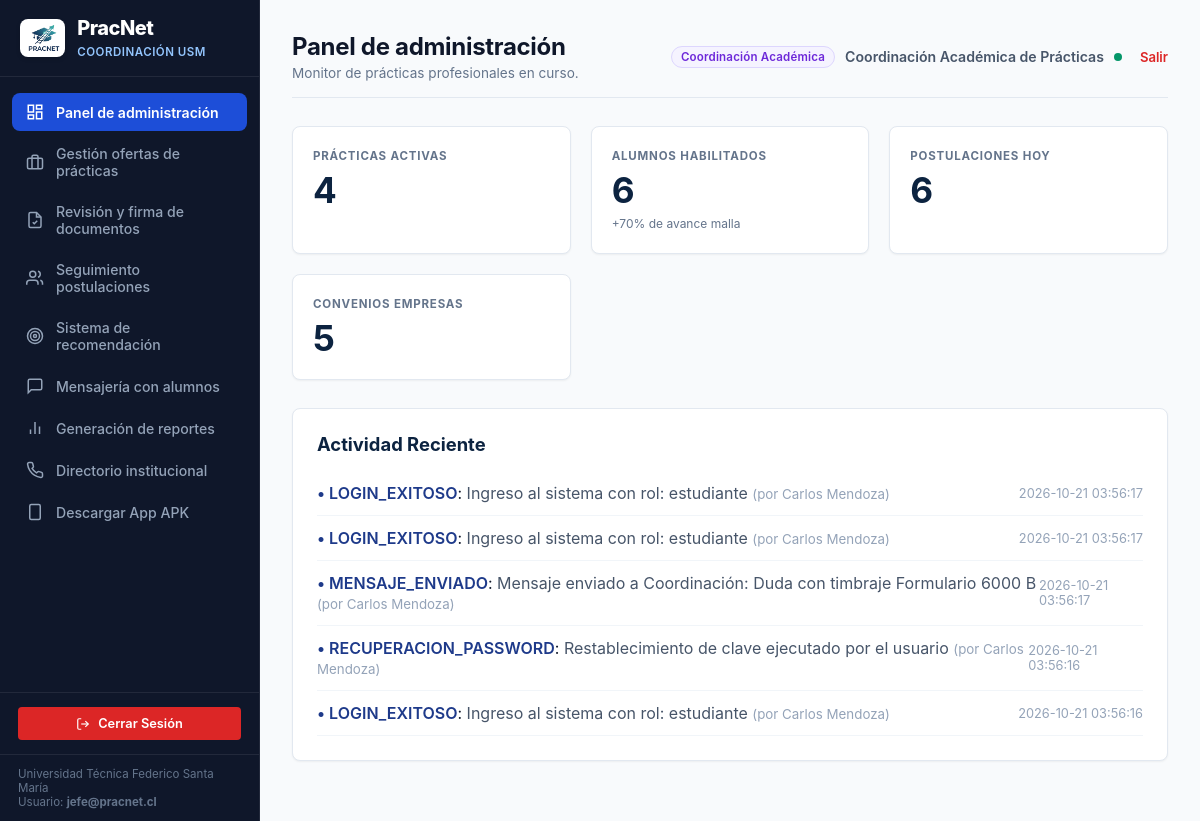
The app's page /admin/dashboard (signed in) with its own data.
### tables this page shows
CREATE TABLE bitacora_auditoria (
            id INTEGER PRIMARY KEY AUTOINCREMENT,
            usuario_id INTEGER REFERENCES usuario(id) ON DELETE SET NULL,
            accion TEXT NOT NULL,
            detalle TEXT,
            ip_address TEXT,
            fecha TIMESTAMP DEFAULT CURRENT_TIMESTAMP
        );

CREATE TABLE usuario (
            id INTEGER PRIMARY KEY AUTOINCREMENT,
            email TEXT UNIQUE NOT NULL,
            password_hash TEXT NOT NULL,
            rol TEXT NOT NULL CHECK(rol IN ('estudiante', 'jefe_carrera', 'admin', 'empresa')),
            nombre TEXT NOT NULL,
            rut TEXT UNIQUE,
            creado_en TIMESTAMP DEFAULT CURRENT_TIMESTAMP,
            activo INTEGER DEFAULT 1
        );

### app/routes_admin.py (the view)
@admin_bp.route('/dashboard')
def dashboard():
    with get_db() as conn:
        cursor = conn.cursor()
        cursor.execute("SELECT COUNT(*) as total FROM oferta_practica WHERE estado = 'Activa'")
        practicas_activas = cursor.fetchone()['total']
        cursor.execute("SELECT COUNT(*) as total FROM estudiante WHERE avance_malla >= 70")
        alumnos_habilitados = cursor.fetchone()['total']
        cursor.execute("SELECT COUNT(*) as total FROM postulacion")
        postulaciones_total = cursor.fetchone()['total']
        cursor.execute("SELECT COUNT(*) as total FROM empresa WHERE convenio_vigente = 1")
        convenios_empresas = cursor.fetchone()['total']
        cursor.execute("""
            SELECT b.*, u.nombre as usuario_nombre
            FROM bitacora_auditoria b
            LEFT JOIN usuario u ON b.usuario_id = u.id
            ORDER BY b.fecha DESC LIMIT 5
        """)
        actividades = cursor.fetchall()
    return render_template(
        'admin/dashboard.html',
        practicas_activas=practicas_activas or 145,
        alumnos_habilitados=alumnos_habilitados or 312,
        postulaciones_hoy=postulaciones_total or 24,
        convenios_empresas=convenios_empresas or 89,
        actividades=actividades
    )

### app/__init__.py (called while the page is built)
def create_app():
    app = Flask(__name__)
    app.config.from_object(Config)
    os.makedirs(app.config['UPLOAD_FOLDER'], exist_ok=True)
    init_db()
    from app.auth import auth_bp
    from app.routes_admin import admin_bp
    from app.routes_student import student_bp
    from app.routes_empresa import empresa_bp
    app.register_blueprint(auth_bp)
    app.register_blueprint(admin_bp)
    app.register_blueprint(student_bp)
    app.register_blueprint(empresa_bp)
    @app.route('/')
    def index():
        return redirect(url_for('auth.login'))
    @app.errorhandler(404)
    def page_not_found(e):
        return render_template('404.html'), 404
    @app.errorhandler(500)
    def internal_server_error(e):
        return render_template('500.html'), 500
    @app.after_request
    def apply_security_headers(response):
        return add_security_headers(response)
    return app

### app/database.py (called while the page is built)
def get_db_connection():
    conn = sqlite3.connect(Config.DATABASE_PATH)
    conn.row_factory = sqlite3.Row
    conn.execute("PRAGMA foreign_keys = ON;")
    return conn

@contextmanager
def get_db():
    conn = get_db_connection()
    try:
        yield conn
        conn.commit()
    except Exception as e:
        conn.rollback()
        raise e
    finally:
        conn.close()

### app/routes_admin.py (called while the page is built)
@admin_bp.before_request
@role_required(['admin', 'jefe_carrera'])
def restrict_admin():
    pass

### app/security.py (called while the page is built)
def role_required(allowed_roles):
    def decorator(f):
        @wraps(f)
        def decorated_function(*args, **kwargs):
            if 'user_id' not in session:
                flash('Por favor inicia sesión.', 'warning')
                return redirect(url_for('auth.login'))
            if session.get('rol') not in allowed_roles:
                flash('No tienes permisos suficientes para acceder a este módulo.', 'danger')
                return redirect(url_for('auth.unauthorized'))
            return f(*args, **kwargs)
        return decorated_function
    return decorator

def add_security_headers(response):
    response.headers['X-Content-Type-Options'] = 'nosniff'
    response.headers['X-Frame-Options'] = 'SAMEORIGIN'
    response.headers['X-XSS-Protection'] = '1; mode=block'
    response.headers['Referrer-Policy'] = 'strict-origin-when-cross-origin'
    return response

### app/templates/admin/dashboard.html (shortened to what this page needs)
{% extends 'base.html' %}
{% block admin_title %}
<h1>Panel de administración</h1>
<p>Monitor de prácticas profesionales en curso.</p>
{% endblock %}
{% block content %}
<div class="kpi-grid">
  <div class="kpi-card">
    <div class="kpi-label">PRÁCTICAS ACTIVAS</div>
    <div class="kpi-value">{{ practicas_activas }}</div>
  </div>
  <div class="kpi-card">
    <div class="kpi-label">ALUMNOS HABILITADOS</div>
    <div class="kpi-value">{{ alumnos_habilitados }}</div>
    <div class="kpi-subtext">+70% de avance malla</div>
  </div>
  <div class="kpi-card">
    <div class="kpi-label">POSTULACIONES HOY</div>
    <div class="kpi-value">{{ postulaciones_hoy }}</div>
  </div>
  <div class="kpi-card">
    <div class="kpi-label">CONVENIOS EMPRESAS</div>
    <div class="kpi-value">{{ convenios_empresas }}</div>
  </div>
</div>
<div class="table-card" style="padding: 24px;">
  <h3 style="color: var(--primary-navy); margin-bottom: 16px; font-size: 1.15rem;">Actividad Reciente</h3>
  <ul style="list-style: none;">
    {% if actividades %}
      {% for act in actividades %}
        <li style="padding: 12px 0; border-bottom: 1px solid #f1f5f9; display: flex; align-items: center; justify-content: space-between;">
          <div>
            <span style="font-weight: 600; color: #1e3a8a;">• {{ act.accion }}</span>:
            <span style="color: #475569;">{{ act.detalle }}</span>
            {% if act.usuario_nombre %}
              <small style="color: #94a3b8;">(por {{ act.usuario_nombre }})</small>
            {% endif %}
          </div>
          <span style="font-size: 0.8rem; color: #94a3b8;">{{ act.fecha }}</span>
        </li>
      {% endfor %}
    {% endif %}
  </ul>
</div>
{% endblock %}

### app/static/css/pracnet.css (style rules this page uses)
:root { --primary-navy: #0c2340; --primary-slate: #0f172a; --primary-surface: #1e293b; --accent-blue: #1d4ed8; --accent-blue-light: #eff6ff; --accent-gold: #b45309; --accent-gold-light: #fef3c7; --success-green: #059669; --success-light: #ecfdf5; --warning-amber: #d97706; --danger-red: #dc2626; --danger-light: #fef2f2; --bg-page: #f8fafc; --card-bg: #ffffff; --text-primary: #0f172a; --text-secondary: #475569; --text-muted: #64748b; --border-subtle: #e2e8f0; --border-strong: #cbd5e1; --sidebar-width: 260px; --radius-sm: 4px; --radius-md: 8px; --radius-lg: 12px; --shadow-sm: 0 1px 2px 0 rgb(0 0 0 / 0.05); --shadow-md: 0 4px 6px -1px rgb(0 0 0 / 0.07), 0 2px 4px -2px rgb(0 0 0 / 0.07); --shadow-lg: 0 10px 15px -3px rgb(0 0 0 / 0.08), 0 4px 6px -4px rgb(0 0 0 / 0.04); }
* { box-sizing: border-box; margin: 0; padding: 0; font-family: -apple-system, BlinkMacSystemFont, "Segoe UI", Roboto, "Helvetica Neue", Arial, sans-serif; }
body { background-color: var(--bg-page); color: var(--text-primary); min-height: 100vh; display: flex; flex-direction: column; -webkit-font-smoothing: antialiased; }
.content-header h1 { font-size: 1.5rem; font-weight: 700; color: var(--text-primary); letter-spacing: -0.3px; }
.content-header p { font-size: 0.85rem; color: var(--text-muted); margin-top: 4px; }
.kpi-grid { display: grid; grid-template-columns: repeat(auto-fit, minmax(220px, 1fr)); gap: 20px; margin-bottom: 28px; }
.kpi-card { background: var(--card-bg); border: 1px solid var(--border-subtle); border-radius: var(--radius-md); padding: 22px 20px; box-shadow: var(--shadow-sm); transition: transform 0.15s ease, box-shadow 0.15s ease; }
.kpi-label { font-size: 0.72rem; font-weight: 700; color: var(--text-muted); letter-spacing: 0.8px; text-transform: uppercase; margin-bottom: 8px; }
.kpi-value { font-size: 2.2rem; font-weight: 700; color: var(--primary-navy); line-height: 1.1; }
.kpi-subtext { font-size: 0.75rem; color: var(--text-muted); margin-top: 6px; }
.table-card { background: var(--card-bg); border-radius: var(--radius-md); border: 1px solid var(--border-subtle); box-shadow: var(--shadow-sm); overflow: hidden; margin-bottom: 28px; }

### records on screen
bitacora_auditoria: accion "LOGIN_EXITOSO", detalle "Ingreso al sistema con rol: estudiante", usuario_nombre "Carlos Mendoza", fecha "2026-10-21 03:56:17"
bitacora_auditoria: accion "LOGIN_EXITOSO", detalle "Ingreso al sistema con rol: estudiante", usuario_nombre "Carlos Mendoza", fecha "2026-10-21 03:56:17"
bitacora_auditoria: accion "MENSAJE_ENVIADO", detalle "Mensaje enviado a Coordinación: Duda con timbraje Formulario 6000 B", usuario_nombre "Carlos Mendoza", fecha "2026-10-21 03:56:17"
bitacora_auditoria: accion "RECUPERACION_PASSWORD", detalle "Restablecimiento de clave ejecutado por el usuario", usuario_nombre "Carlos Mendoza", fecha "2026-10-21 03:56:16"
bitacora_auditoria: accion "LOGIN_EXITOSO", detalle "Ingreso al sistema con rol: estudiante", usuario_nombre "Carlos Mendoza", fecha "2026-10-21 03:56:16"

### other values on screen
{{ session.get('email') }} "jefe@pracnet.cl"
{{ session.get('nombre') }} "Coordinación Académica de Prácticas"
{{ practicas_activas }} "4"
{{ alumnos_habilitados }} "6"
{{ postulaciones_hoy }} "6"
{{ convenios_empresas }} "5"
